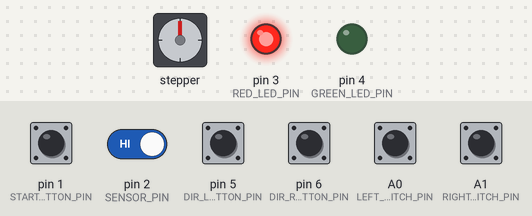
A sketch run on a simulated Arduino Nano, built with avr-gcc and run on an emulated ATmega328P. Shown: stepper motor, output pins drawn as LEDs (lit = HIGH). Wiring (inferred from the names in the program): stepper motor driver (200 steps per turn assumed): step pin 10; direction pin 9. Dashed ring = blinking. The inputs (shaded band) are chosen by the test bench; at power-on: A0 (LEFT_ENDSWITCH_PIN), A1 (RIGHT_ENDSWITCH_PIN), pin 1 (STARTSTOP_BUTTON_PIN), pin 2 (SENSOR_PIN), pin 5 (DIR_LEFT_BUTTON_PIN), pin 6 (DIR_RIGHT_BUTTON_PIN) HIGH. Pins used as bus, display or sensor lines are not drawn.

Above: at 1.2 s.
1.3 s: pin 1 (STARTSTOP_BUTTON_PIN) pulled LOW for 0.15 s
At 1.45 s:
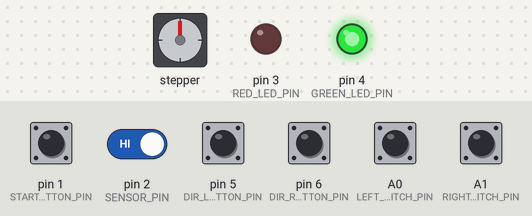
4.3 s: A0 (LEFT_ENDSWITCH_PIN) pulled LOW for 0.15 s
At 5.1 s:
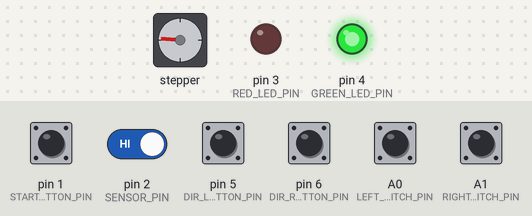
7.4 s: pin 2 (SENSOR_PIN) driven LOW
At 8.2 s:
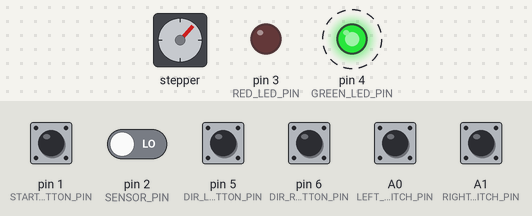
10.4 s: pin 1 (STARTSTOP_BUTTON_PIN) pulled LOW for 1 s
At 11.2 s:
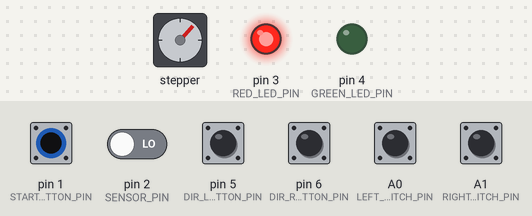
12.9 s: pin 5 (DIR_LEFT_BUTTON_PIN) pulled LOW for 1 s
At 15.1 s:
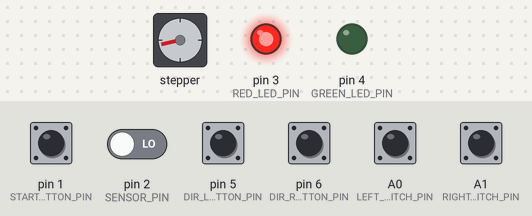
15.4 s: pin 6 (DIR_RIGHT_BUTTON_PIN) pulled LOW for 0.15 s
At 16.8 s:
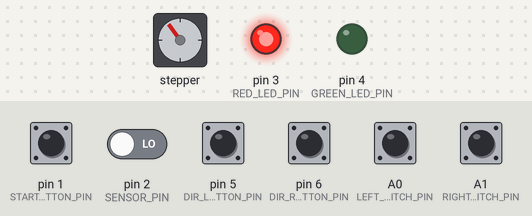
Timing chart, 0 to 18.0 s (numbered marks = the images above; inputs shaded):
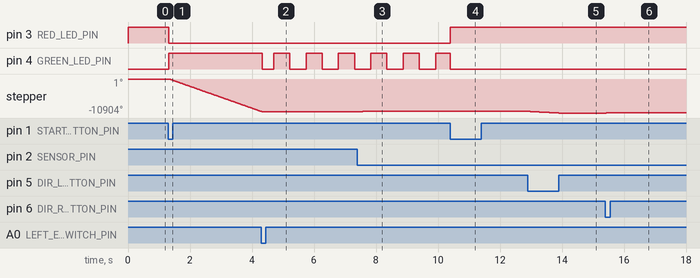

Measured:
- after the input at 1.3 s, pin 3 (RED_LED_PIN): HIGH → LOW at once; pin 4 (GREEN_LED_PIN): LOW → HIGH at once; stepper: keeps turning counter-clockwise at about 3533°/s, starting at once
- after the input at 4.3 s, pin 4 (GREEN_LED_PIN): HIGH → LOW at once, then repeats every 1.0 s: HIGH 0.52 s, LOW 0.52 s
- after the input at 7.4 s, stepper: turns 128° clockwise in 0.19 s, starting at once
- after the input at 10.4 s, pin 3 (RED_LED_PIN): LOW → HIGH at once
- after the input at 12.9 s, stepper: turns 506° counter-clockwise in 0.99 s, starting at once
- after the input at 15.4 s, stepper: turns 68° clockwise in 0.13 s, starting at once

The sketch:

GW-FilamentWinder.ino
```cpp
/***
 * Project: Filamentwinder (Pastamatic) to rewind filament spools.
 *          In Cooperation with Gregor Trierscheid and Werner Riemann.
 * File   : GW-FilamentWinder.ino
 * Author : Werner Riemann
 * Created: 03.11.2025
 * Board: Arduino Nano
 *
 * Description: This is the software part of the filament rewinder, called "Pastamatic".
 *              A cooperation of Gregor Trierscheid (mechanical parts) and Werner Riemann
 *              (software part and side movement concept).
 *              The main task is to control the side movement after each rotation
 *              of the filament spool. The movement has to be 1.75mm for each
 *              rotation. At the end of a layer, the direction of the rail movement is
 *              inverted and a new layer starts. The rail is driven with a Nema stepper
 *              at 1600 micro steps per revolution.
 *
 * Pins:
 * A0     - Digital IN endswitch left side
 * A1     - Digital IN endswitch right side
 * A2     -
 * A4,A5  - I2C Display control (A4 - SDA, A5 - SCL) - not used
 * A6     -
 * A7     - not used, A6+A7 only as analog pins available on Nano, Pro Mini and Mini's
 *
 * D1     - Digital IN push button start/stop
 * D2     - Digital IN (ISR0) Hall sensor
 * D3     - OUT red LED (stoped / manuell move)
 * D4     - OUT green LED (auto mode, movement triggert by Hall sensor)
 *
 * D5     - Digital IN push button  - dirLeftButtonPin       - Direction Left, Start, Stop
 * D6     - Digital IN push button  - dirRightButtonPin      - Direction Right, Start, Stop
 * D7     -
 * D8     -
 * D9     - OUT Direction Nema Stepper Motor Rail
 * D10    - OUT Pulse for Nema Stepper Motor Rail
 * D11    - OUT Enable Stepper Motor rail
 * D12    -
 * D13    -
 *
 */

#include <Arduino.h>
#include "WRKeyStateDef.h"
#include "NemaStepperLi.h"

#define VERSION "1.01"

// inputs
#define LEFT_ENDSWITCH_PIN A0
#define RIGHT_ENDSWITCH_PIN A1

#define STARTSTOP_BUTTON_PIN 1
#define SENSOR_PIN 2
#define DIR_LEFT_BUTTON_PIN 5
#define DIR_RIGHT_BUTTON_PIN 6

// outputs
#define RED_LED_PIN 3
#define GREEN_LED_PIN 4

// Nema stepper
#define NEMA_DIRECTION_PIN 9
#define NEMA_PULSE_PIN 10
#define NEMA_SLEEP_PIN 11  // sleep and reset pin of A4988 has to be connected

#define TO_LEFTSIDE 0
#define TO_RIGHTSIDE 1

#define TWISTWIDTH_STEPS 70     // 70 x 0.025mm = 1.75mm - Nema17 in eighth step mode
#define SETUP_SPEED 6           // speed of the side movement in mm/s for manually setup
#define RUN_SPEED 9             // speed of the side movement in mm/s in auto run mode

// application states
#define APPSTATE_STARTUP 1
#define APPSTATE_SETMODE 10
#define APPSTATE_INIT_RUN 11
#define APPSTATE_WAIT_START_POINT 12
#define APPSTATE_RUNMODE 20
#define APPSTATE_TWISTMOVE 22
#define APPSTATE_SKIPPULSE 24


//-- global accessable data ---------------------
uint8_t B100HzToggle = 0;  // 100 Hertz Signal
uint8_t ui10MilliSekCount = 0;

uint8_t leftEndswitchState = 0;
uint8_t rightEndswitchState = 0;
uint8_t startStopButtonState = 0;
uint8_t dirLeftButtonState = 0;
uint8_t dirRightButtonState = 0;

uint8_t railDirection = TO_LEFTSIDE;

volatile unsigned long pulseCount = 0;

// GT2 pulley circumference = number of teeth * division
// using 20 teeth pulle: 20 * 2mm = 40mm
// driver set to eighth step = 1600 steps for one revolution.
// for 1,75mm we need 70 steps. Each step moves 0.025mm
NemaStepper railStepper(NEMA_DIRECTION_PIN, NEMA_PULSE_PIN, NEMA_SLEEP_PIN, 1600, 40);

// Interrupt is called once a millisecond,
SIGNAL(TIMER0_COMPA_vect) {
  unsigned long currentMillis = millis();
  ui10MilliSekCount++;

  if (ui10MilliSekCount >= 10) {
    ui10MilliSekCount = 0;
    B100HzToggle ^= 1;
  }
}

// Interrupt Service Routine: Every time a pulse is registered
void countPulse() {
  pulseCount++;
}

void setup() {
  // inputs
  pinMode(LEFT_ENDSWITCH_PIN, INPUT_PULLUP);
  pinMode(RIGHT_ENDSWITCH_PIN, INPUT_PULLUP);
  pinMode(STARTSTOP_BUTTON_PIN, INPUT_PULLUP);
  pinMode(DIR_LEFT_BUTTON_PIN, INPUT_PULLUP);
  pinMode(DIR_RIGHT_BUTTON_PIN, INPUT_PULLUP);

  // input Hall sensor
  pinMode(SENSOR_PIN, INPUT_PULLUP);
  // ISR0 at pin D2 at falling flank
  attachInterrupt(digitalPinToInterrupt(SENSOR_PIN), countPulse, FALLING);

  // outputs
  pinMode(RED_LED_PIN, OUTPUT);
  pinMode(GREEN_LED_PIN, OUTPUT);

  // Timer setup --------------------------
  // Timer0 is already used for millis() - we'll just interrupt somewhere
  // in the middle and call the "Compare A" function below
  OCR0A = 0xAF;
  TIMSK0 |= _BV(OCIE0A);

}

// use this function to start and stop the setup movement with a single button pressure
void CheckDirectionButtons() {
  if (dirLeftButtonState == 1)  // move rail to left
  {
    if (railStepper.getRunState() == 1 && railDirection == TO_LEFTSIDE) {
      railStepper.stopMotor();
    } else {
      railDirection = TO_LEFTSIDE;
      railStepper.setDirection(railDirection);
      railStepper.runMotor();
    }
  }

  if (dirRightButtonState == 1)  // move rail to right
  {
    if (railStepper.getRunState() == 1 && railDirection == TO_RIGHTSIDE) {
      railStepper.stopMotor();
    } else {
      railDirection = TO_RIGHTSIDE;
      railStepper.setDirection(railDirection);
      railStepper.runMotor();
    }
  }
}

// use this function for setup movement by press and hold the direction button
void CheckDirectionAction() {
  if (dirLeftButtonState == 2 || dirRightButtonState == 2) {
    if (dirLeftButtonState == 2) {
      railDirection = TO_LEFTSIDE;
      railStepper.setDirection(railDirection);
      railStepper.runMotor();
    }

    if (dirRightButtonState == 2) {
      railDirection = TO_RIGHTSIDE;
      railStepper.setDirection(railDirection);
      railStepper.runMotor();
    }

  } else {
    railStepper.stopMotor();
  }
}

void resetPulseCount() {
  noInterrupts();  // pause interrupts
  pulseCount = 0;  // reset counter
  interrupts();    // resume interrupts
}

void loop() {
  static uint8_t AppState = APPSTATE_STARTUP;
  static uint8_t StateTrigger = 0;
  uint8_t aktStateTrigger;
  static uint8_t sekCount = 0;
  static uint8_t runBlinkToogle = 0;
  static uint8_t runToogleCount = 0;
  static boolean skipPulse = false;


  aktStateTrigger = B100HzToggle;

  // >--- the code within the aktStateTrigger will be executed only 100 times per second.
  //      So you don't need further debounce for input buttons and switches
  if (aktStateTrigger != StateTrigger) {
    StateTrigger = aktStateTrigger;

    // check the state of all buttons
    CheckKeyState(&leftEndswitchState, LEFT_ENDSWITCH_PIN);
    CheckKeyState(&rightEndswitchState, RIGHT_ENDSWITCH_PIN);
    CheckKeyState(&startStopButtonState, STARTSTOP_BUTTON_PIN);
    CheckKeyState(&dirLeftButtonState, DIR_LEFT_BUTTON_PIN);
    CheckKeyState(&dirRightButtonState, DIR_RIGHT_BUTTON_PIN);

    // generate the signal for flashing green LED
    if (runToogleCount >= 50) {
      runBlinkToogle ^= 1;

      runToogleCount = 0;
    } else {
      runToogleCount++;
    }

    // process application state machine --------------
    switch (AppState) {
      case APPSTATE_STARTUP:
        digitalWrite(RED_LED_PIN, HIGH);
        railStepper.enableMotor(HIGH);
        railStepper.setSpeedMMPS(SETUP_SPEED);
        AppState = APPSTATE_SETMODE;
        break;

      case APPSTATE_SETMODE:
        if (startStopButtonState == 1) {
          digitalWrite(GREEN_LED_PIN, HIGH);
          digitalWrite(RED_LED_PIN, LOW);
          AppState = APPSTATE_INIT_RUN;
        } else {
          //CheckDirectionButtons();
          CheckDirectionAction();
        }
        break;

      case APPSTATE_INIT_RUN:
        railStepper.setSpeedMMPS(50);
        railDirection = TO_LEFTSIDE;
        railStepper.setDirection(railDirection);
        railStepper.runMotor();
        AppState = APPSTATE_WAIT_START_POINT;
        break;

      case APPSTATE_WAIT_START_POINT:
        if (leftEndswitchState == 2) {
          railStepper.stopMotor();
          resetPulseCount();
          railStepper.setSpeedMMPS(RUN_SPEED);
          railDirection = TO_RIGHTSIDE;         // directiion from start position
          AppState = APPSTATE_RUNMODE;
        }
        break;

      case APPSTATE_RUNMODE:

        digitalWrite(GREEN_LED_PIN, runBlinkToogle);

        noInterrupts();  // disable Interrupts

        if(pulseCount >= 1) {
            railStepper.resetCurrentStepCount();
            pulseCount = 0;  // reset pulse counter

            if(skipPulse == false) {
              railStepper.setDirection(railDirection);
              AppState = APPSTATE_TWISTMOVE;
              railStepper.runMotor();
            } else {
              skipPulse = false;
            }

        }

        interrupts();    // enable Interrupts again

        if (startStopButtonState == 1) {
          digitalWrite(GREEN_LED_PIN, LOW);
          digitalWrite(RED_LED_PIN, HIGH);
          railStepper.setSpeedMMPS(6);
          AppState = APPSTATE_SETMODE;
        }
        break;

      case APPSTATE_TWISTMOVE:
        digitalWrite(GREEN_LED_PIN, runBlinkToogle);
        if (railStepper.getCurrentStepCount() >= TWISTWIDTH_STEPS) {
          railStepper.stopMotor();
          AppState = APPSTATE_RUNMODE;
        }

        // change direction on right endswitch hit - layer change
        if(railDirection == TO_RIGHTSIDE && rightEndswitchState == 2) {
          railStepper.stopMotor();
          railDirection = TO_LEFTSIDE;
          AppState = APPSTATE_RUNMODE;
          skipPulse = true; // skip one revolution at layer change
        }

        // change direction on left endswitch hit - layer change
        if(railDirection == TO_LEFTSIDE && leftEndswitchState == 2) {
          railDirection = TO_RIGHTSIDE;
          AppState = APPSTATE_RUNMODE;
          skipPulse = true;
        }

        // stop auto mode
        if (startStopButtonState == 1) {
          digitalWrite(GREEN_LED_PIN, LOW);
          digitalWrite(RED_LED_PIN, HIGH);
          railStepper.setSpeedMMPS(6);
          AppState = APPSTATE_SETMODE;
        }
        break;
    }

  }  // <--- State trigger end

  if(AppState == APPSTATE_SETMODE || AppState == APPSTATE_INIT_RUN || AppState == APPSTATE_WAIT_START_POINT) {
    if (railDirection == TO_LEFTSIDE && leftEndswitchState != 2 || railDirection == TO_RIGHTSIDE && rightEndswitchState != 2) {
      railStepper.motorStep();
    }
  }

  if(AppState == APPSTATE_TWISTMOVE) {
      if(railStepper.getCurrentStepCount() < TWISTWIDTH_STEPS) {
        if (railDirection == TO_LEFTSIDE && leftEndswitchState != 2 || railDirection == TO_RIGHTSIDE && rightEndswitchState != 2) {
        railStepper.motorStep();
      }
    }
  }

}
```

NemaStepperLi.cpp
```cpp
#include "Arduino.h"
/***
 * Project: NemaStepperLi
 * File   : NemaStepperLi.cpp
 * Author : Werner Riemann
 * Created: 05.11.2025
 * Board: Arduino Nano
 *
 * Description: implements the class
 *
 * Pins : DirectionPin, StepPin and SleepPin
 *
 */

#include "NemaStepperLi.h"

NemaStepper::NemaStepper(uint8_t dirPin, uint8_t stepPin, uint8_t sleepPin, int stepsPerRevolution, uint8_t pulleyCircumference)
{
    motorSignal = 0;

    this->directionPin = dirPin;
    this->steppingPin = stepPin;
    this->sleepingPin = sleepPin;
    this->stepsPerRevolution = stepsPerRevolution;
    this->pulleyCircumference = pulleyCircumference;
    this->curDirection = STEPDIR_CLOCKWISE;
    this->last_wavepart_time = 0;

    pinMode(this->steppingPin, OUTPUT);
    pinMode(this->directionPin, OUTPUT);
    pinMode(this->sleepingPin, OUTPUT);
    digitalWrite(this->directionPin, STEPDIR_CLOCKWISE);
    digitalWrite(this->sleepingPin, LOW);  // default motor off
}

NemaStepper::~NemaStepper()
{
}


void NemaStepper::setSpeedRPM(long speedInRPM) {
  // time in micro seconds for each step depending of the result speed RAMP_ADDSTEPS
  // to enable slow speeds, the param speedInRPM is interpreted as tenth rotations per minute.
  // so we need to 10 tenth for one rotation per minute
  this->step_waveTime = 60L * 1000L * 1000L / this->stepsPerRevolution / ( speedInRPM / 10.0);
  this->step_halfWaveTime = this->step_waveTime / 2;
}

void NemaStepper::setSpeedMMPS(uint8_t speedInMMPS) {
  float circumf = this->pulleyCircumference;
  long speedTenthRPM = speedInMMPS / circumf * 60 * 10;
  setSpeedRPM(speedTenthRPM);

}


// Turns off the motor. It can then rotate freely.
// 1, HIGH or True enables the MOSFet output of the driver
void NemaStepper::enableMotor(uint8_t enableState) {
  digitalWrite(this->sleepingPin, enableState);
}

void NemaStepper::setDirection(uint8_t direction) {
  this->curDirection = direction;
  digitalWrite(this->directionPin, this->curDirection);
}

uint8_t NemaStepper::getRunState() {
  return this->motorRun;
}

unsigned long NemaStepper::getCurrentStepCount() {
  return this->currentStepCount;
}

void NemaStepper::resetCurrentStepCount() {
  this->currentStepCount = 0;
}

void NemaStepper::setPositionSteps(unsigned long steps) {
  this->curStepPosition = steps;
}

unsigned long NemaStepper::getPositionSteps() {
  return this->curStepPosition;
}

void NemaStepper::setRailSizeSteps(unsigned long totalSteps) {
  this->railSizeSteps = totalSteps;
}

unsigned long NemaStepper::getRailSizeSteps() {
  return this->railSizeSteps;
}


void NemaStepper::stopMotor()
{
    this->motorRun = 0;
    this->motorSignal = 0;
}


void NemaStepper::runMotor()
{
  this->motorRun = 1;
  this->motorSignal = 1;

  digitalWrite(this->steppingPin, this->motorSignal);
}

void NemaStepper::motorStep()
{
  static uint8_t rdelay=0;
  uint8_t doStepper = 0;
  unsigned long now = micros();

  if(now - this->last_wavepart_time >= this->step_halfWaveTime)
    doStepper = 1;


  // toggle the motorSignal if half of the full wave is passed
  if(doStepper == 1 && this->motorRun == 1)
  {
    this->motorSignal ^= 1;
    digitalWrite(this->steppingPin, this->motorSignal);
    this->last_wavepart_time = now;

    if(this->motorSignal) {
      this->currentStepCount ++;

      if(this->curDirection == STEPDIR_CLOCKWISE) {
        this->curStepPosition ++;
      }
      else {
        this->curStepPosition --;
      }

    }

  }


}
```

NemaStepperLi.h
```cpp
#include <stdint.h>
/***
 * Project: NemaStepper
 * File   : NemaStepperLi.h
 * Author : Werner Riemann
 * Created: 05.11.2025
 * Board: Arduino Nano
 *
 * Description: Class definition for simple controlling a Nema17 Steppermotor
 *              using a A4988 or DRV8825 driver board. The class is only to rotate the
 *              step motor in different directions and different speeds.
 *
 *              This is a simplyfied light version of my Nema Stepper module without ramps
 *
 * Pins : DirectionPin, StepPin and SleepPin
 *
 */

 #include <Arduino.h>

#define STEPDIR_CLOCKWISE 1
#define STEPDIR_COUNTERCLOCKWISE 0
#define STPST_IDLE 0
#define STPST_RAMPUP 2
#define STPST_RUN  10

#define STEPPER_RUN 1
#define STEPPER_RAMPUP 2
#define STEPPER_RAMPDOWN 3

#define RAMP_FAKTOR 12
#define RAMP_ADDSTEPS   20

class NemaStepper
{
private:
    /* data */
    uint8_t directionPin;
    uint8_t steppingPin;
    uint8_t sleepingPin;
    int stepsPerRevolution;   // total number of steps for one revolution
    uint8_t pulleyCircumference;   // the circumference of the installed motor pulley in mm
    unsigned long step_waveTime; // delay time between steps, in ms, based on speed. This is the time for a full wave
    unsigned long step_halfWaveTime; // time for a half wave. Time to change from High part to low part of the full wave
    unsigned long last_wavepart_time; // time stamp in us of when the last step was taken

    unsigned long currentStepCount = 0;   // counts the movement steps, regardless the direction of the step
    unsigned long curStepPosition = 0;   // to track the position on a rail in steps
    unsigned long railSizeSteps;     // represents the rail size in motor steps
    //uint8_t gearReductionFactor = 1;
    uint8_t curDirection;   // Direction of the motor axle. Seen from top on the axle: High(1) = clockwise, Low(0) = counter clockwise.
                            // invert the order of the motor cables to ensure the direction is correct
    uint8_t motorRun=0;       // Motor Run/Stop Flag (1 Run, 0 Stop)
    uint8_t motorSignal=0;

public:
    NemaStepper(uint8_t dirPin, uint8_t stepPin, uint8_t sleepPin, int stepsPerRevolution, uint8_t pulleyCircumference);
    ~NemaStepper();

    void enableMotor(uint8_t enableState);
    uint8_t getRunState();
    unsigned long getCurrentStepCount();
    void resetCurrentStepCount();
    void setPositionSteps(unsigned long steps);
    unsigned long getPositionSteps();
    void setRailSizeSteps(unsigned long totalSteps);
    unsigned long getRailSizeSteps();

    void setSpeedRPM(long speedInRPM);
    void setSpeedMMPS(uint8_t speedInMMPS);
    void setDirection(uint8_t direction);

    void motorStep();
    void stopMotor();
    void runMotor();


};
```

WRKeyState.cpp
```cpp
/***
 * Project: Toolfunctions for Key input State
 * File   : WRKeyState.cpp
 * Author : Werner Riemann
 * Created: 25.07.2022
 * Board: Arduino Nano
 *
 * Description: Softwareentprellung von Eingabetastern
 *              Software debouncing of input buttons
 *
 *
 */

#include "WRKeyStateDef.h"

uint8_t CheckKeyState(uint8_t * KeyState, uint8_t KeyPin)
{
 uint8_t RetState = 0;
 uint8_t curKeyVal = digitalRead(KeyPin);   // 0,LOW = Key down ; 1,HIGH = Key up

 if(* KeyState == 0 && curKeyVal == LOW) //Taster wird gedrueckt (steigende Flanke)
   {
   * KeyState = 1;
   RetState = 1;
   }
 else if (* KeyState == 1 && curKeyVal == LOW) //Taster wird gehalten
   {
   * KeyState = 2;
   RetState = 0;
   }
 else if (* KeyState == 2 && curKeyVal == HIGH) //Taster wird losgelassen (fallende Flanke)
   {
   * KeyState = 3;
   RetState = 0;
   }
   else if (* KeyState == 3 && curKeyVal == HIGH)  //Taster losgelassen
   {
   * KeyState = 0;
   RetState = 0;
   }
   else if (* KeyState == 1 && curKeyVal == HIGH)  //Taster losgelassen
   {
   * KeyState = 0;
   RetState = 0;
   }

 return RetState;
}
```

WRKeyStateDef.h
```cpp
/***
 *  WRKeyStateDef.h
 *  Contains constant definitons and Prototypes
 */

#ifndef _WRKEYSTATEDEF_H
  #define _WRKEYSTATEDEF_H

#include <Arduino.h>

// Prototypen in anderen Dateien ----------

uint8_t CheckKeyState(uint8_t * KeyState, uint8_t KeyPin);

#endif
```
